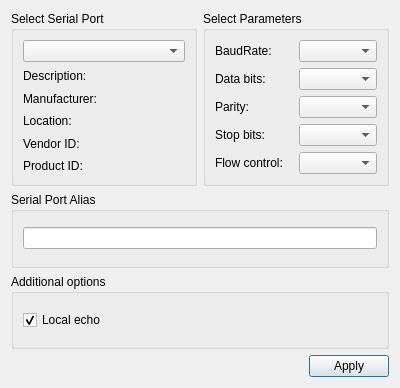
<?xml version="1.0" encoding="UTF-8"?>
<ui version="4.0">
 <class>SettingsDialog</class>
 <widget class="QDialog" name="SettingsDialog">
  <property name="geometry">
   <rect>
    <x>0</x>
    <y>0</y>
    <width>400</width>
    <height>388</height>
   </rect>
  </property>
  <property name="windowTitle">
   <string>Settings</string>
  </property>
  <layout class="QGridLayout" name="gridLayout_4">
   <item row="0" column="0">
    <widget class="QGroupBox" name="selectBox">
     <property name="title">
      <string>Select Serial Port</string>
     </property>
     <layout class="QGridLayout" name="gridLayout">
      <item row="1" column="0">
       <widget class="QLabel" name="descriptionLabel">
        <property name="text">
         <string>Description:</string>
        </property>
       </widget>
      </item>
      <item row="2" column="0">
       <widget class="QLabel" name="manufacturerLabel">
        <property name="text">
         <string>Manufacturer:</string>
        </property>
       </widget>
      </item>
      <item row="5" column="0">
       <widget class="QLabel" name="pidLabel">
        <property name="text">
         <string>Product ID:</string>
        </property>
       </widget>
      </item>
      <item row="3" column="0">
       <widget class="QLabel" name="locationLabel">
        <property name="text">
         <string>Location:</string>
        </property>
       </widget>
      </item>
      <item row="4" column="0">
       <widget class="QLabel" name="vidLabel">
        <property name="text">
         <string>Vendor ID:</string>
        </property>
       </widget>
      </item>
      <item row="0" column="0">
       <widget class="QComboBox" name="serialPortInfoListBox"/>
      </item>
     </layout>
    </widget>
   </item>
   <item row="0" column="1">
    <widget class="QGroupBox" name="parametersBox">
     <property name="title">
      <string>Select Parameters</string>
     </property>
     <layout class="QGridLayout" name="gridLayout_2">
      <item row="0" column="0">
       <widget class="QLabel" name="baudRateLabel">
        <property name="text">
         <string>BaudRate:</string>
        </property>
       </widget>
      </item>
      <item row="0" column="1">
       <widget class="QComboBox" name="baudRateBox"/>
      </item>
      <item row="1" column="0">
       <widget class="QLabel" name="dataBitsLabel">
        <property name="text">
         <string>Data bits:</string>
        </property>
       </widget>
      </item>
      <item row="1" column="1">
       <widget class="QComboBox" name="dataBitsBox"/>
      </item>
      <item row="2" column="0">
       <widget class="QLabel" name="parityLabel">
        <property name="text">
         <string>Parity:</string>
        </property>
       </widget>
      </item>
      <item row="2" column="1">
       <widget class="QComboBox" name="parityBox"/>
      </item>
      <item row="3" column="0">
       <widget class="QLabel" name="stopBitsLabel">
        <property name="text">
         <string>Stop bits:</string>
        </property>
       </widget>
      </item>
      <item row="3" column="1">
       <widget class="QComboBox" name="stopBitsBox"/>
      </item>
      <item row="4" column="0">
       <widget class="QLabel" name="flowControlLabel">
        <property name="text">
         <string>Flow control:</string>
        </property>
       </widget>
      </item>
      <item row="4" column="1">
       <widget class="QComboBox" name="flowControlBox"/>
      </item>
     </layout>
    </widget>
   </item>
   <item row="1" column="0" colspan="2">
    <widget class="QGroupBox" name="aliasOptionsGroupBox">
     <property name="title">
      <string>Serial Port Alias</string>
     </property>
     <layout class="QGridLayout" name="gridLayout_3">
      <item row="0" column="0">
       <widget class="QLineEdit" name="serialPortAliasLineEdit"/>
      </item>
     </layout>
    </widget>
   </item>
   <item row="2" column="0" colspan="2">
    <widget class="QGroupBox" name="additionalOptionsGroupBox">
     <property name="title">
      <string>Additional options</string>
     </property>
     <layout class="QGridLayout" name="gridLayout_5">
      <item row="0" column="0">
       <widget class="QCheckBox" name="localEchoCheckBox">
        <property name="text">
         <string>Local echo</string>
        </property>
        <property name="checked">
         <bool>true</bool>
        </property>
       </widget>
      </item>
     </layout>
    </widget>
   </item>
   <item row="3" column="0" colspan="2">
    <layout class="QHBoxLayout" name="horizontalLayout">
     <item>
      <spacer name="horizontalSpacer">
       <property name="orientation">
        <enum>Qt::Horizontal</enum>
       </property>
       <property name="sizeHint" stdset="0">
        <size>
         <width>96</width>
         <height>20</height>
        </size>
       </property>
      </spacer>
     </item>
     <item>
      <widget class="QPushButton" name="applyButton">
       <property name="text">
        <string>Apply</string>
       </property>
      </widget>
     </item>
    </layout>
   </item>
  </layout>
 </widget>
 <resources/>
 <connections/>
</ui>
